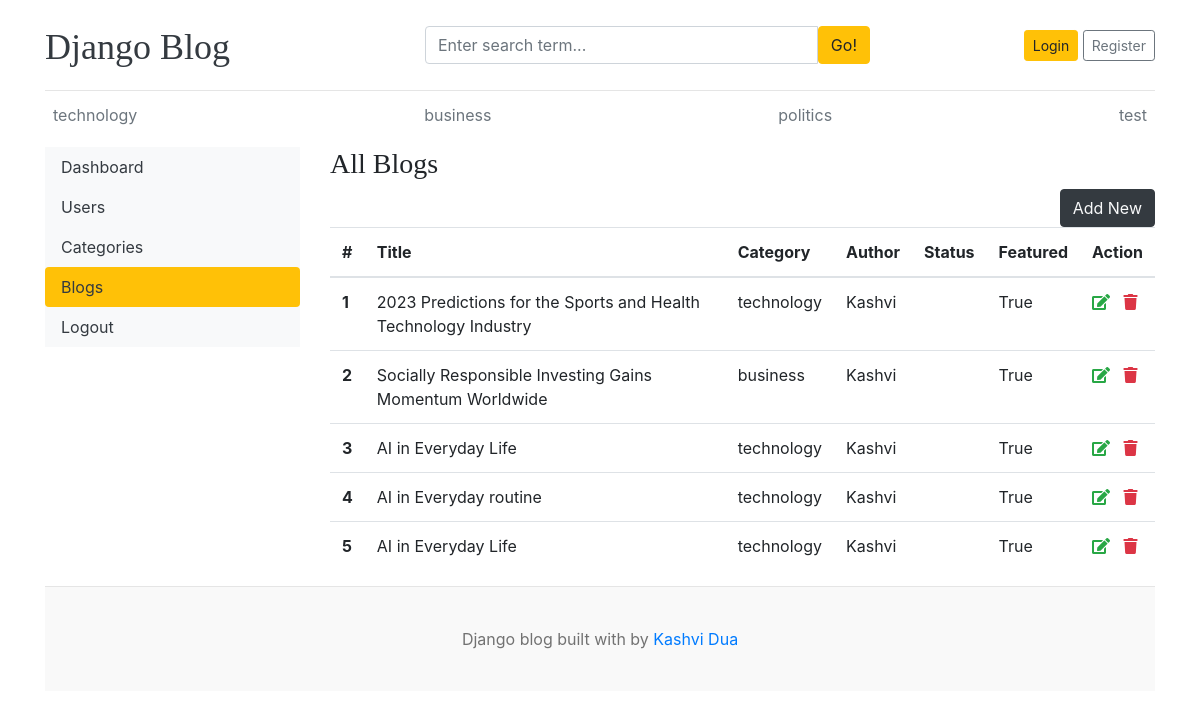
The app's page /dashboard/posts/ with its own data.
### blogs/models.py (models this page shows, shortened)
class category(models.Model):
    category_name= models.CharField(max_length=50,unique=True)
    created_at= models.DateTimeField(auto_now_add=True)
    updated_at=models.DateTimeField(auto_now=True)
    def __str__(self):
        return self.category_name

class Blog(models.Model):
    title=models.CharField(max_length=100)
    slug=models.SlugField(max_length=150,unique=True)
    Category=models.ForeignKey(category,on_delete=models.CASCADE)
    author=models.ForeignKey(User,on_delete=models.CASCADE)
    featured_image = models.ImageField(
        upload_to='uploads/%Y/%m/%d',
        blank=True,
        null=True
    )
    short_description = models.TextField(max_length=500)
    blog_body = models.TextField(max_length=2000)
    status = models.IntegerField(
        choices=STATUS_CHOICES,
        default=0
    )
    is_featured = models.BooleanField(default=False)
    created_at = models.DateTimeField(auto_now_add=True)
    updated_at = models.DateTimeField(auto_now=True)

### dashboards/views.py (the view)
# urls.py: path('posts/',views.posts,name='posts'),
def posts(request):
    posts=Blog.objects.all()
    context={
        'posts':posts,
    }
    return render(request, 'dashboard/posts.html',context)

### blogs/context_preprocessor.py (called while the page is built)
def get_category(request):
    categories= category.objects.all()
    return dict(categories=categories)

### templates/dashboard/posts.html (shortened to what this page needs)
{% extends 'base.html' %}
{% block content %}
<div class="row">
    {% include 'dashboard/sidebar.html' %}
    <div class="col-md-9">
        <table class="table table-hover">
  <thead>
    <h3>All Blogs</h3>
    <a href="{% url 'addPost' %}" class="btn btn-dark text-light float-right">Add New</a>
    <tr>
       <th>#</th>
      <th>Title</th>
      <th>Category</th>
      <th>Author</th>
      <th>Status</th>
      <th>Featured</th>
      <th>Action</th>
    </tr>
  </thead>
  <tbody>
   {% for post in posts %}
    <tr>
      <th scope="row">{{ forloop.counter }}</th>
      <td>{{ post.title }}</td>
      <td>{{post.Category}}</td>
      <td>{{post.author}}</td>
      <td>{{post.Status}}</td>
      <td>{{post.is_featured}}</td>
      <td>
      <a href="{% url 'editpost' post.pk %}"><i class="fas fa-edit text-success"></i></a>
<a href="{% url 'delpost' post.pk %}"><i class="fas fa-trash text-danger"></i></a>
      </td>
    </tr>
    {% endfor %}
  </tbody>
</table>
    </div>
</div>
{% endblock %}

### templates/base.html (shortened to what this page needs)
{% load static %}
<!DOCTYPE html>
<html lang="en">
<head>
    <link href="https://getbootstrap.com/docs/4.0/dist/css/bootstrap.min.css" rel="stylesheet">
    <link href="{%static 'css/blog.css' %}" rel="stylesheet">
    <link
  rel="stylesheet"
  href="https://cdnjs.cloudflare.com/ajax/libs/font-awesome/5.15.4/css/all.min.css"
/>
  </head>
<body>
    <div class="container">
      <header class="blog-header py-3">
        <div class="row flex-nowrap justify-content-between align-items-center">
          <div class="col-4 pt-1">
            <a class="blog-header-logo text-dark" href="/">Django Blog</a>
          </div>
          <div class="col-5">
    <form action="{% url 'search' %}" method="get">
        <div class="input-group">
            <input
                class="form-control"
                type="text"
                name="keyword"
                value="{{ keyword }}"
                placeholder="Enter search term..."
                aria-label="Enter search term..."
            />
            <button class="btn btn-warning" type="submit" id="button-search">
                Go!
            </button>
        </div>
    </form>
</div>
          <div class="col-3 d-flex justify-content-end align-items-center">
            {% if not user.is_authenticated %}
            <a class="btn btn-sm btn-warning" href="{% url 'login' %}">Login</a> &nbsp;
            <a class="btn btn-sm btn-outline-secondary" href="register">Register</a>
            {% else %}
            <span><a href="{% url 'dashboard' %}">Dashboard</a></span>
            &emsp;
            <span><a href="{% url 'logout' %}">Logout</a></span>
            {% endif %}
          </div>
        </div>
      </header>
      <div class="nav-scroller py-1 mb-2">
        <nav class="nav d-flex justify-content-between">
          {% for cat in categories %}
          <a class="p-2 text-muted" href="{% url 'postsbycategory' cat.id %}">{{ cat.category_name}}</a>
          {% endfor %}
        </nav>
      </div>
{% block content %}
{% endblock %}
<footer class="blog-footer">
  <p>Django blog built with   by <a href="#">Kashvi Dua</a></p>
</footer>
</body>
</html>

### static/css/blog.css (style rules this page uses)
.blog-header { border-bottom: 1px solid #e5e5e5; }
.blog-header-logo { font-family: "Playfair Display", Georgia, "Times New Roman", serif; font-size: 2.25rem; }
h1, h2, h3, h4, h5, h6 { font-family: "Playfair Display", Georgia, "Times New Roman", serif; }
.blog-footer { padding: 2.5rem 0; color: #727272; text-align: center; background-color: #f9f9f9; border-top: .05rem solid #e5e5e5; }
.blog-footer p:last-child { margin-bottom: 0; }

### records on screen
category: category_name "technology"
category: category_name "business"
category: category_name "politics"
category: category_name "test"
Blog: title "2023 Predictions for the Sports and Health Technology Industry", Category "technology", author "Kashvi", is_featured "True"
Blog: title "Socially Responsible Investing Gains Momentum Worldwide", Category "business", author "Kashvi", is_featured "True"
Blog: title "AI in Everyday Life", Category "technology", author "Kashvi", is_featured "True"
Blog: title "AI in Everyday routine", Category "technology", author "Kashvi", is_featured "True"
Blog: title "AI in Everyday Life", Category "technology", author "Kashvi", is_featured "True"
